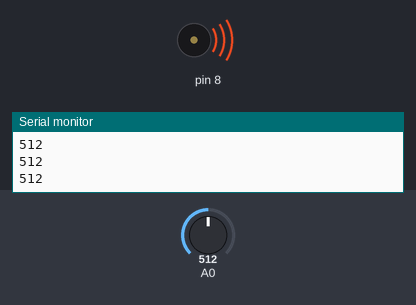
A sketch run on a simulated Arduino Uno, built with avr-gcc and run on an emulated ATmega328P. Shown: buzzer (waves = sounding), the last lines printed to the serial monitor. Inputs (shaded band) come from the test bench; at power-on: A0 = 512.

Above: at 1.2 s.
1.3 s: A0 set to 491
At 1.7 s:
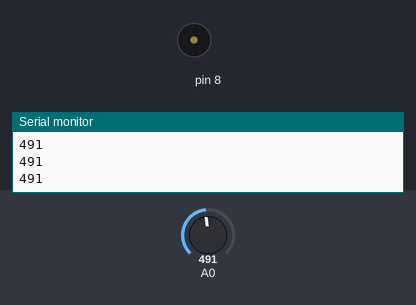
2.8 s: A0 set to 511
At 3.7 s:
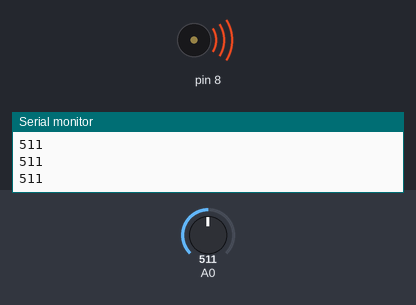
4.3 s: A0 set to 495
At 5.0 s:
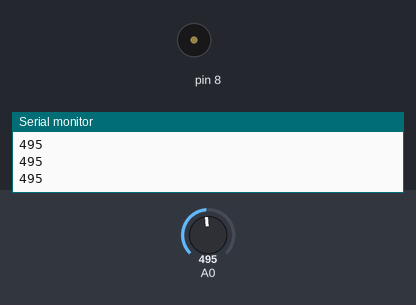
Timing chart, 0 to 7.3 s (numbered marks = the images above; inputs shaded):
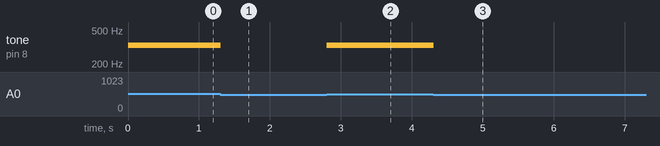

Measured:
- the behaviour switches between 505 and 504 on A0 (found by bisection; images 0 and 1)
- after the input at 1.3 s, tone on pin 8: 330 Hz → silent at once
- after the input at 2.8 s, tone on pin 8: silent → 330 Hz at once
- after the input at 4.3 s, tone on pin 8: 330 Hz → silent at once

The sketch:

07_keyboard_instrument.ino
```cpp
int notes[] = {262, 294, 330, 349}; // set the frequencies for the tones to be played

int keyValue;

void setup() {
  // put your setup code here, to run once:
  Serial.begin(9600);
}

void loop() {
  // put your main code here, to run repeatedly:
  keyValue = analogRead(A0); // read the voltage from analog input A0 and store it in the variable keyValue
  Serial.print(keyValue); // write keyValue in the serial window
  Serial.println(); // new line in serial window

  // check the value at the analog input and decide which tone to play based on the voltage input
  if (keyValue == 1023) {
    tone(8, notes[0]);
  }
  else if (keyValue <= 1010 && keyValue >= 990) {
    tone(8, notes[1]);
  }
  else if (keyValue <= 515 && keyValue >= 505) {
    tone(8, notes[2]);
  }
  else if (keyValue <= 10 && keyValue >= 5) {
    tone(8, notes[3]);
  }
  else {
    noTone(8);
  }
  delay(10);
}
```
